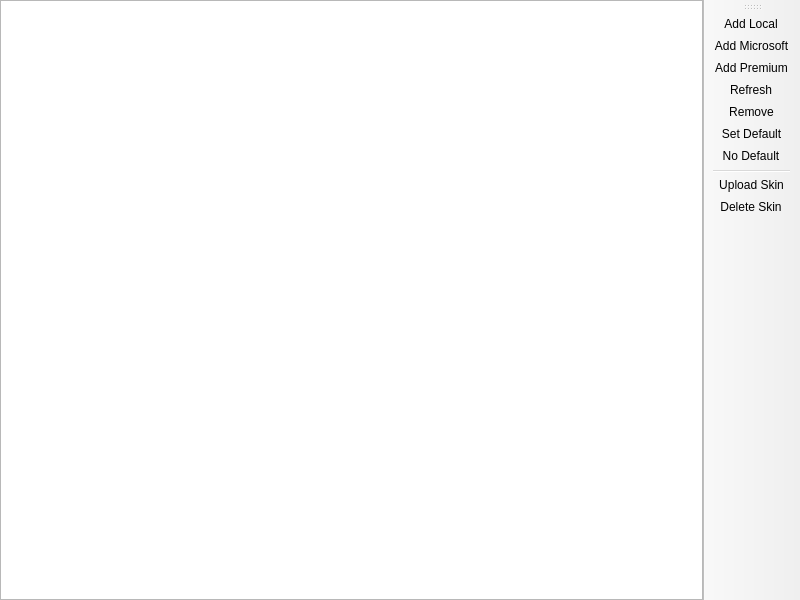
<?xml version="1.0" encoding="UTF-8"?>
<ui version="4.0">
 <class>AccountListPage</class>
 <widget class="QMainWindow" name="AccountListPage">
  <property name="geometry">
   <rect>
    <x>0</x>
    <y>0</y>
    <width>800</width>
    <height>600</height>
   </rect>
  </property>
  <widget class="QWidget" name="centralwidget">
   <layout class="QHBoxLayout" name="horizontalLayout">
    <property name="leftMargin">
     <number>0</number>
    </property>
    <property name="topMargin">
     <number>0</number>
    </property>
    <property name="rightMargin">
     <number>0</number>
    </property>
    <property name="bottomMargin">
     <number>0</number>
    </property>
    <item>
     <widget class="VersionListView" name="listView">
      <property name="alternatingRowColors">
       <bool>true</bool>
      </property>
      <property name="rootIsDecorated">
       <bool>false</bool>
      </property>
      <property name="itemsExpandable">
       <bool>false</bool>
      </property>
      <property name="allColumnsShowFocus">
       <bool>true</bool>
      </property>
      <attribute name="headerStretchLastSection">
       <bool>false</bool>
      </attribute>
     </widget>
    </item>
   </layout>
  </widget>
  <widget class="WideBar" name="toolBar">
   <attribute name="toolBarArea">
    <enum>RightToolBarArea</enum>
   </attribute>
   <attribute name="toolBarBreak">
    <bool>false</bool>
   </attribute>
   <addaction name="actionAddLocal"/>
   <addaction name="actionAddMicrosoft"/>
   <addaction name="actionAddMojang"/>
   <addaction name="actionRefresh"/>
   <addaction name="actionRemove"/>
   <addaction name="actionSetDefault"/>
   <addaction name="actionNoDefault"/>
   <addaction name="separator"/>
   <addaction name="actionUploadSkin"/>
   <addaction name="actionDeleteSkin"/>
  </widget>
  <action name="actionAddLocal">
   <property name="text">
    <string>Add Local</string>
   </property>
  </action>
  <action name="actionAddMojang">
   <property name="text">
    <string>Add Premium</string>
   </property>
  </action>
  <action name="actionRemove">
   <property name="text">
    <string>Remove</string>
   </property>
  </action>
  <action name="actionSetDefault">
   <property name="text">
    <string>Set Default</string>
   </property>
  </action>
  <action name="actionNoDefault">
   <property name="checkable">
    <bool>true</bool>
   </property>
   <property name="text">
    <string>No Default</string>
   </property>
  </action>
  <action name="actionUploadSkin">
   <property name="text">
    <string>Upload Skin</string>
   </property>
  </action>
  <action name="actionDeleteSkin">
   <property name="text">
    <string>Delete Skin</string>
   </property>
   <property name="toolTip">
    <string>Delete the currently active skin and go back to the default one</string>
   </property>
  </action>
  <action name="actionAddMicrosoft">
   <property name="text">
    <string>Add Microsoft</string>
   </property>
  </action>
  <action name="actionRefresh">
   <property name="text">
    <string>Refresh</string>
   </property>
   <property name="toolTip">
    <string>Refresh the account tokens</string>
   </property>
  </action>
 </widget>
 <customwidgets>
  <customwidget>
   <class>VersionListView</class>
   <extends>QTreeView</extends>
   <header>ui/widgets/VersionListView.h</header>
  </customwidget>
  <customwidget>
   <class>WideBar</class>
   <extends>QToolBar</extends>
   <header>ui/widgets/WideBar.h</header>
  </customwidget>
 </customwidgets>
 <resources/>
 <connections/>
</ui>
